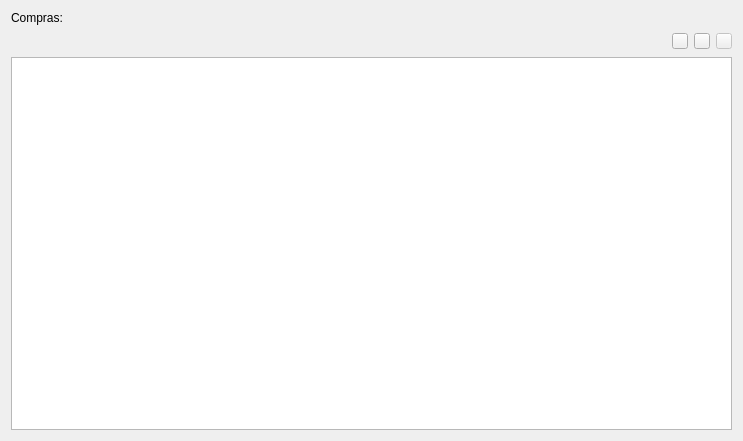
<?xml version="1.0" encoding="UTF-8"?>
<ui version="4.0">
 <class>Compras_Widget</class>
 <widget class="QWidget" name="Compras_Widget">
  <property name="geometry">
   <rect>
    <x>0</x>
    <y>0</y>
    <width>743</width>
    <height>441</height>
   </rect>
  </property>
  <property name="windowTitle">
   <string>Form</string>
  </property>
  <layout class="QGridLayout" name="gridLayout">
   <item row="2" column="0">
    <widget class="QTableView" name="tableCompras">
     <property name="contextMenuPolicy">
      <enum>Qt::CustomContextMenu</enum>
     </property>
     <property name="alternatingRowColors">
      <bool>true</bool>
     </property>
     <property name="selectionMode">
      <enum>QAbstractItemView::SingleSelection</enum>
     </property>
     <property name="selectionBehavior">
      <enum>QAbstractItemView::SelectRows</enum>
     </property>
     <property name="sortingEnabled">
      <bool>true</bool>
     </property>
     <attribute name="horizontalHeaderCascadingSectionResizes">
      <bool>true</bool>
     </attribute>
     <attribute name="horizontalHeaderDefaultSectionSize">
      <number>120</number>
     </attribute>
     <attribute name="horizontalHeaderMinimumSectionSize">
      <number>120</number>
     </attribute>
     <attribute name="horizontalHeaderStretchLastSection">
      <bool>true</bool>
     </attribute>
     <attribute name="verticalHeaderCascadingSectionResizes">
      <bool>false</bool>
     </attribute>
     <attribute name="verticalHeaderDefaultSectionSize">
      <number>31</number>
     </attribute>
     <attribute name="verticalHeaderMinimumSectionSize">
      <number>18</number>
     </attribute>
     <attribute name="verticalHeaderShowSortIndicator" stdset="0">
      <bool>false</bool>
     </attribute>
     <attribute name="verticalHeaderStretchLastSection">
      <bool>false</bool>
     </attribute>
    </widget>
   </item>
   <item row="1" column="0">
    <layout class="QHBoxLayout" name="Layout_toolsCompras">
     <item>
      <spacer name="horizontalSpacer">
       <property name="orientation">
        <enum>Qt::Horizontal</enum>
       </property>
       <property name="sizeHint" stdset="0">
        <size>
         <width>40</width>
         <height>20</height>
        </size>
       </property>
      </spacer>
     </item>
     <item>
      <widget class="QPushButton" name="addCompra">
       <property name="minimumSize">
        <size>
         <width>16</width>
         <height>16</height>
        </size>
       </property>
       <property name="maximumSize">
        <size>
         <width>16</width>
         <height>16</height>
        </size>
       </property>
       <property name="text">
        <string/>
       </property>
       <property name="icon">
        <iconset resource="imagenes.qrc">
         <normaloff>:/imagenes/Imagenes/add.png</normaloff>:/imagenes/Imagenes/add.png</iconset>
       </property>
       <property name="iconSize">
        <size>
         <width>16</width>
         <height>16</height>
        </size>
       </property>
      </widget>
     </item>
     <item>
      <widget class="QPushButton" name="removeCompra">
       <property name="minimumSize">
        <size>
         <width>16</width>
         <height>16</height>
        </size>
       </property>
       <property name="maximumSize">
        <size>
         <width>16</width>
         <height>16</height>
        </size>
       </property>
       <property name="text">
        <string/>
       </property>
       <property name="icon">
        <iconset resource="imagenes.qrc">
         <normaloff>:/imagenes/Imagenes/quit.png</normaloff>:/imagenes/Imagenes/quit.png</iconset>
       </property>
       <property name="iconSize">
        <size>
         <width>16</width>
         <height>16</height>
        </size>
       </property>
      </widget>
     </item>
     <item>
      <widget class="QPushButton" name="saveCompras">
       <property name="enabled">
        <bool>false</bool>
       </property>
       <property name="minimumSize">
        <size>
         <width>16</width>
         <height>16</height>
        </size>
       </property>
       <property name="maximumSize">
        <size>
         <width>16</width>
         <height>16</height>
        </size>
       </property>
       <property name="text">
        <string/>
       </property>
       <property name="icon">
        <iconset resource="imagenes.qrc">
         <normaloff>:/imagenes/Imagenes/excel.png</normaloff>:/imagenes/Imagenes/excel.png</iconset>
       </property>
       <property name="iconSize">
        <size>
         <width>16</width>
         <height>16</height>
        </size>
       </property>
      </widget>
     </item>
    </layout>
   </item>
   <item row="0" column="0">
    <widget class="QLabel" name="label">
     <property name="text">
      <string>Compras:</string>
     </property>
    </widget>
   </item>
  </layout>
 </widget>
 <resources>
  <include location="imagenes.qrc"/>
 </resources>
 <connections/>
</ui>
